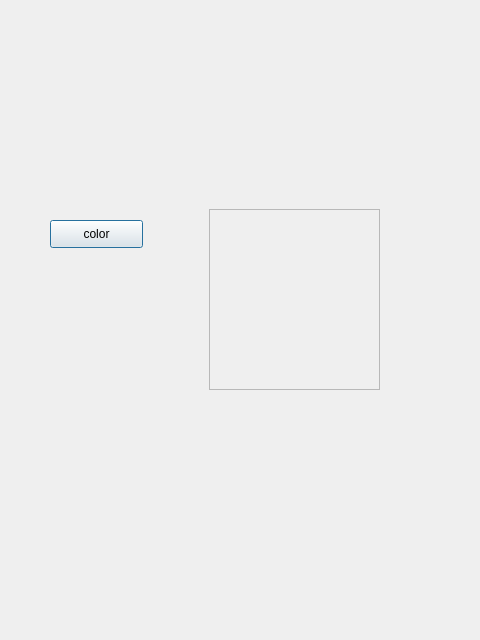
<?xml version="1.0" encoding="UTF-8"?>
<ui version="4.0">
 <class>Dialog</class>
 <widget class="QDialog" name="Dialog">
  <property name="geometry">
   <rect>
    <x>0</x>
    <y>0</y>
    <width>480</width>
    <height>640</height>
   </rect>
  </property>
  <property name="windowTitle">
   <string>Dialog</string>
  </property>
  <widget class="QLabel" name="label">
   <property name="geometry">
    <rect>
     <x>194</x>
     <y>65</y>
     <width>141</width>
     <height>61</height>
    </rect>
   </property>
   <property name="text">
    <string/>
   </property>
  </widget>
  <widget class="QPushButton" name="pushButton">
   <property name="geometry">
    <rect>
     <x>50</x>
     <y>220</y>
     <width>93</width>
     <height>28</height>
    </rect>
   </property>
   <property name="text">
    <string>color</string>
   </property>
  </widget>
  <widget class="QFrame" name="frame">
   <property name="geometry">
    <rect>
     <x>209</x>
     <y>209</y>
     <width>171</width>
     <height>181</height>
    </rect>
   </property>
   <property name="frameShape">
    <enum>QFrame::StyledPanel</enum>
   </property>
   <property name="frameShadow">
    <enum>QFrame::Raised</enum>
   </property>
  </widget>
 </widget>
 <resources/>
 <connections/>
</ui>
